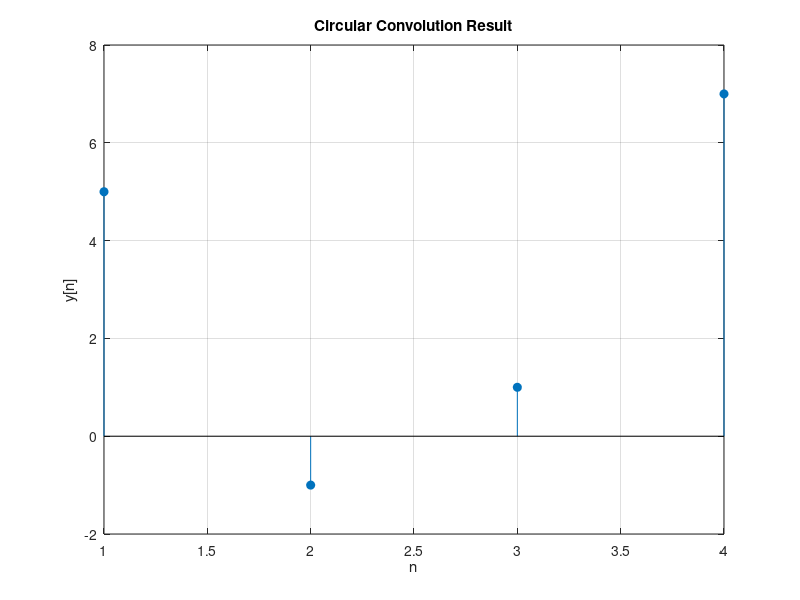

This chart was generated by the following MATLAB code:
% EXPERIMENT 2: CIRCULAR CONVOLUTION
% Author: Amey Thakur
% GitHub: https://github.com/Amey-Thakur
% Repository: https://github.com/Amey-Thakur/DIGITAL-SIGNAL-AND-IMAGE-PROCESSING-AND-DIGITAL-SIGNAL-AND-IMAGE-PROCESSING-LAB
% Course: Digital Signal and Image Processing Lab (CSL701)
% Roll No: 50 | Batch: B3 | Date: 30/07/2021
%
% Aim: Perform Circular Convolution using DFT/IDFT method
% Formula: y[n] = IDFT(X[k] * H[k])

% Input signal x[n] with 4 samples
Xn = [0 1 2 3];

% Impulse response h[n] with 4 samples (must be same length for circular)
Yn = [1 2 0 -1];

% Step 1: Compute DFT of x[n] using FFT
x = fft(Xn);

% Step 2: Compute DFT of h[n] using FFT
y = fft(Yn);

% Step 3: Multiply DFTs element-wise in frequency domain
C = x .* y;

% Step 4: Compute IDFT to get circular convolution result
T = ifft(C);

% Plot the result as stem plot
stem(T, 'filled');

% Add labels for better visualization
xlabel('n');
ylabel('y[n]');
title('Circular Convolution Result');
grid on;
